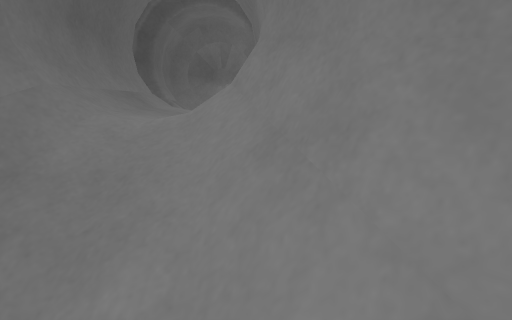
View 1 (above)

12 first-person views from a walk through a world built for the Gazebo simulator. The camera is 0.43 m above the floor, tilts 8° down and sees 75° across. The floor is counted in squares, 0.1 m on a side. Each view is taken from the middle of a square. On the plan, view 1 faces up. The plan holds only what a view shows up to about 20 squares ahead; the rest is blank. The place goes on beyond the plan.

View 2
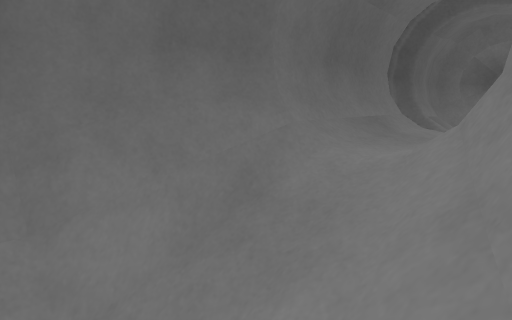

View 3
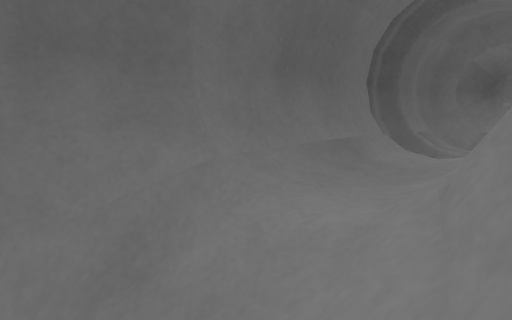

View 4
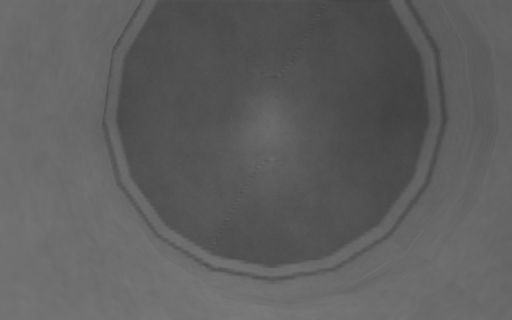

View 5
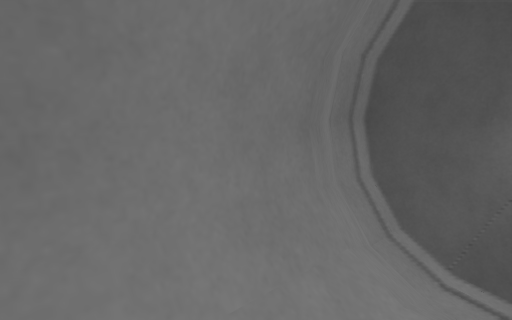

View 6
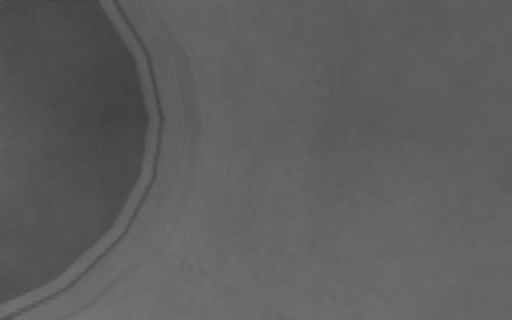

View 7
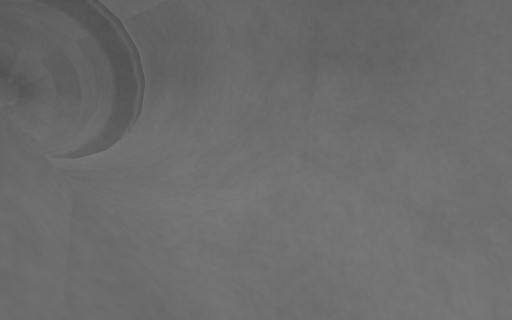

View 8
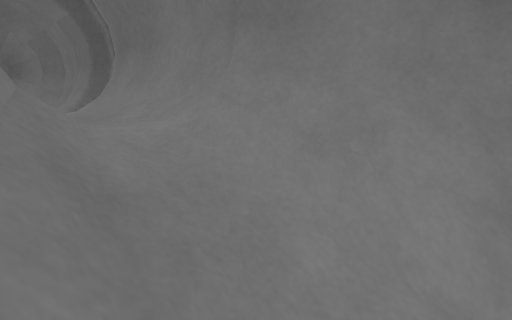

View 9
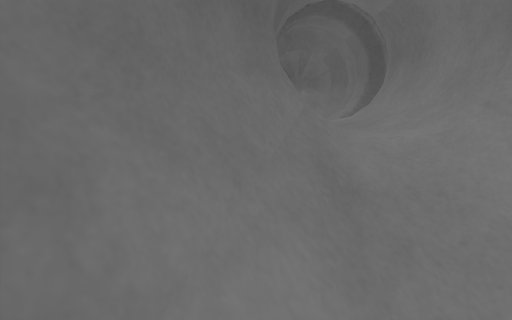

View 10
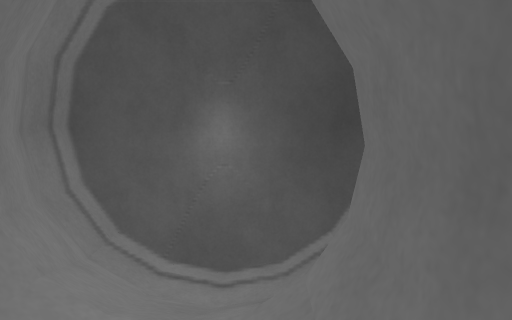

View 11
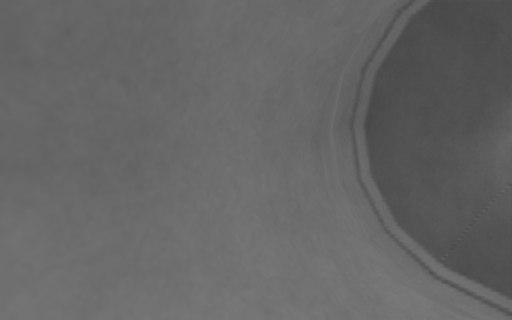

View 12
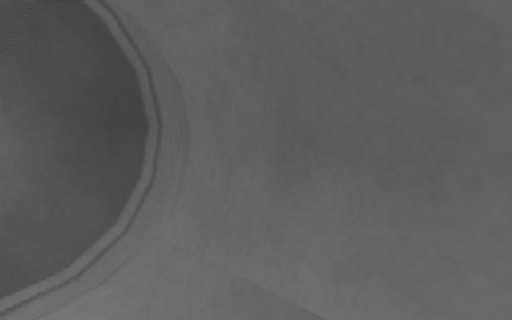

### Floor plan
Key: @ floor where view 1 was taken; # wall or solid block; . main floor; : floor 0.05 m higher than the main floor; - floor 0.05 m lower than the main floor; _ floor 0.1 m lower than the main floor; < floor 0.35 m lower than the main floor; ( floor 0.5 m lower than the main floor; ! floor 0.55 m lower than the main floor; ? floor 0.6 m lower than the main floor; / step, stairs or slope; = window, fence, low wall or low ledge.
Columns run from 12 left of view 1 to 4 right of it. Each row starts with its distance up from view 1.
 24    ##       ##
 23     #=     =#
 22     #=:...:=#
 21     #=:...:=#
 20     #=:...:=#
 19     #=:...:=#
 18     #=:.-.:=#
 17     #=:.-.:=#
 16     #=..-..=#
 15     #=..-..=#
 14     #=..-..=#
 13     #=.---.=#
 12     #=.---.=#
 11    ###/-_-/###
 10    #=///////=#
  9   ##=///////=##
  8   #= /////// =#
  7  ##=/////////=##
  6  #=#/////////#=#
  5 ##=///////////=##
  4 #==///// /////==#
  3 #=////   //////=#
  2 #=</((!!?!!((/<=#
  1 ==</((!!?!!((/<==
  0 #=///((!!!((@//=#
 -1 # ///((!!!((/// #
 -2   #############

Positions as (right, up) in squares from view 1, and headings:
1: (0, 0), facing up
2: (2, 0), facing up-left
3: (1, 5), facing up-left
4: (-3, 19), facing down
5: (-5, 19), facing down-right
6: (-3, 19), facing down-left
7: (-9, 5), facing up-right
8: (-9, 1), facing up-right
9: (-9, -1), facing up
10: (-6, 19), facing down
11: (-6, 21), facing down-right
12: (-2, 21), facing down-left
